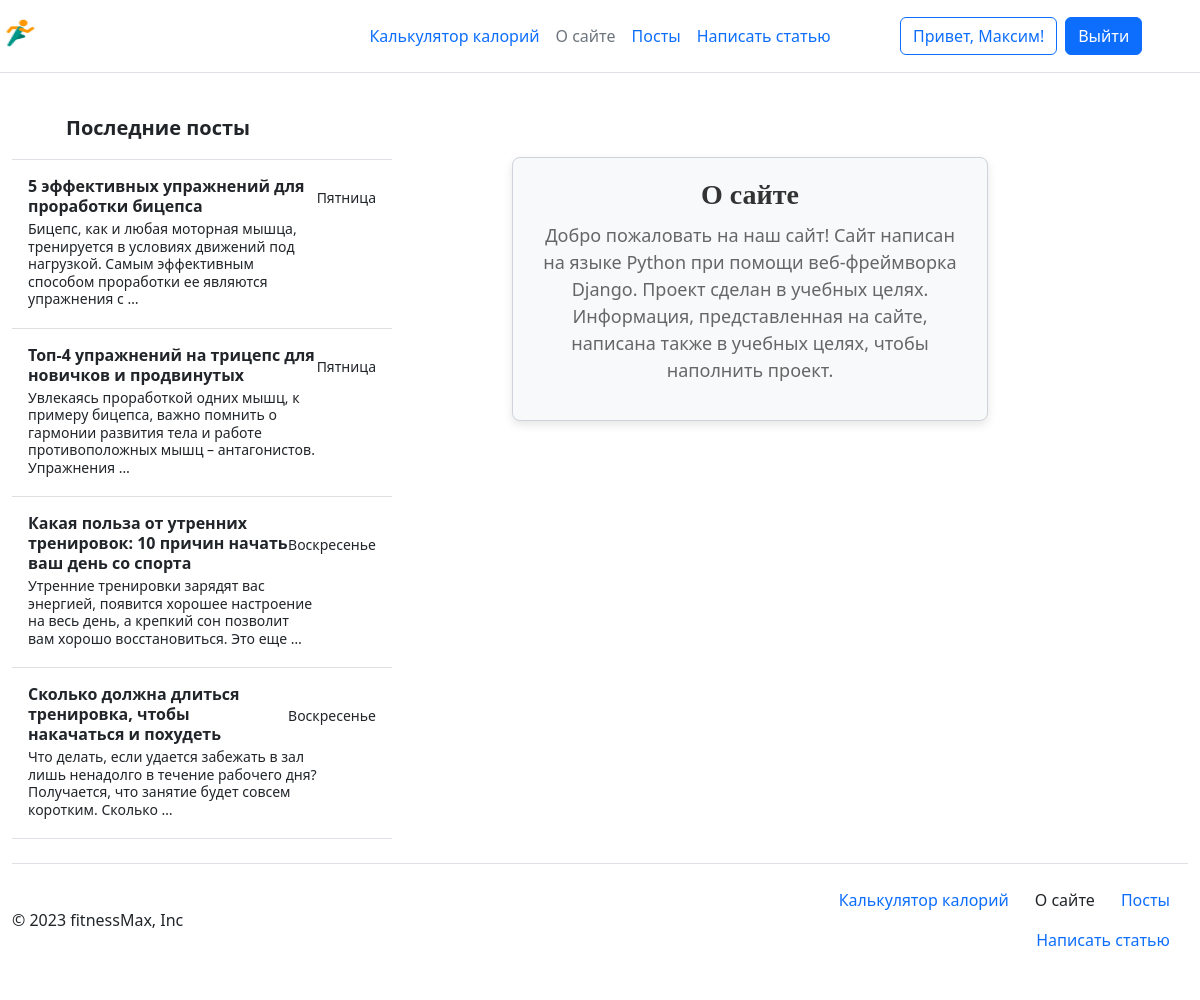
The app's page /about/ (signed in) with its own data.
### calorie_calculator/models.py (models this page shows)
class Menu(models.Model):
    name = models.CharField(max_length=255, blank=True, verbose_name='Название')
    description = models.TextField(verbose_name='Описание')
    slug = models.CharField(max_length=255, verbose_name='URL', unique=True, null=True, blank=True)
    view_name = models.CharField(max_length=255, verbose_name='Название view', null=True)
    title_for_page = models.CharField(max_length=255, verbose_name='Заголовок для страницы', blank=True, null=True)
    def get_absolute_url(self):
        if self.slug is None:
            return reverse('home')
        return reverse(viewname=f'{self.view_name}')
    def __str__(self):
        return self.name

### registration/models.py (models this page shows)
class CustomUser(AbstractUser):
    avatar = models.ImageField(upload_to='avatars/', blank=True, null=True)
    email = models.EmailField(unique=True)

### posts/models.py (models this page shows, shortened)
class Posts(models.Model):
    title = models.CharField(max_length=255, verbose_name='Заголовок')
    content = models.TextField(verbose_name='Текст поста')
    description = models.CharField(max_length=255, verbose_name='Краткое описание статьи')
    slug = models.SlugField(max_length=255, db_index=True, unique=True, verbose_name='URL')
    cat = models.ForeignKey('Category', on_delete=models.CASCADE, verbose_name='Категория', null=True)
    time_create = models.DateTimeField(auto_now_add=True, verbose_name='Время создания')
    photo = models.ImageField(upload_to='photos/%Y/%m/%d', verbose_name='Картинка', null=True)
    author = models.ForeignKey(AUTH_USER_MODEL, on_delete=models.CASCADE, verbose_name='Автор', blank=True, null=True)
    is_published = models.BooleanField(verbose_name='Публикация', default=False)
    class Meta:
        verbose_name = 'Посты'
        verbose_name_plural = 'Посты'
        ordering = ['-time_create', '-title']
    def get_absolute_url(self):
        return reverse('post', kwargs={'post_slug': self.slug})

### calorie_calculator/views.py (the view)
# urls.py: path('about/', about, name='about')
def about(request):
    global mixin
    context = mixin.get_user_context(title='О сайте')
    return render(request, 'calorie_calculator/about.html', context=context)

### utils.py (called while the page is built)
    def get_user_context(self, **kwargs):
        context = kwargs
        last_posts = Posts.objects.all().filter(is_published=True).order_by('-time_create')[:6]
        menu = Menu.objects.all()
        context['menu'] = menu
        context['last_posts'] = last_posts
        return context

### calorie_calculator/templates/calorie_calculator/about.html
{% extends 'common/base.html' %}
{% block content %}
<div class="about-section">
    <h2 class="about-title">О сайте</h2>
    <p class="about-text">
      Добро пожаловать на наш сайт! Сайт написан на языке Python при помощи веб-фреймворка Django. Проект сделан в учебных целях. Информация, представленная на сайте, написана также в учебных целях, чтобы наполнить проект.
    </p>
  </div>
{% endblock %}

### templates/common/base.html (shortened to what this page needs)
{% load static %}
<!DOCTYPE html>
<html lang="en">
<head>
    <link rel="stylesheet" href="https://cdn.jsdelivr.net/npm/bootstrap@5.2.3/dist/css/bootstrap.min.css">
    <link rel="stylesheet" href="{% static 'css/styles.css' %}">
    <link rel="stylesheet" href="{% static 'calorie_calculator/css/styles.css' %}">
    <link rel="stylesheet" href="{% static 'posts/css/style.css' %}">
    <link rel="stylesheet" href="{% static 'posts/css/addpage.css' %}">
    <link rel="stylesheet" href="{% static 'posts/css/paginator.css' %}">
    <link rel="stylesheet" href="{% static 'posts/css/comments.css' %}">
</head>
<body>
    {% block header %}
    <header class="d-flex flex-wrap align-items-center justify-content-center justify-content-md-between py-3 mb-4 border-bottom">
        <div class="col-md-3 mb-2 mb-md-0 dop_png">
          <a href="/" class="d-inline-flex link-body-emphasis text-decoration-none">
            <img src="{% static 'calorie_calculator/images/main.png' %}" width="40" height="32">
          </a>
        </div>
        <ul class="nav col-12 col-md-auto mb-2 justify-content-center mb-md-0 dop_header">
          {% for m in menu %}
          {% if m.slug == request.path|slice:'1:'|slice:'-1' or m.slug is None and request.path == '/' %}
          <li class="nav-link px-2 link-secondary">{{m}}</li>
          {% else %}
          <li><a href="{{m.get_absolute_url}}" class="nav-link px-2">{{m}}</a></li>
        {% endif %}
        {% endfor %}
        </ul>
        <div class="col-md-3 text-end dop_login">
          {% if request.user.is_authenticated %}
          <form action="{% url 'logout' %}">
            <div class="d-flex">
              <button type="button" class="btn btn-outline-primary me-2">Привет, {{request.user.first_name}}!</button>
              <button type="submit" class="btn btn-primary">Выйти</button>
            </div>
          </form>
          {% endif %}
        </div>
      </header>
    {% endblock %}
    <div class="container-fluid">
      <div class="row">
        <div class="col-md-3 sidebar dop_sidebar">
    {% block sidebar %}
    <div class="d-flex flex-column align-items-stretch flex-shrink-0 bg-body-tertiary" style="width: 380px;">
      <a href="{% url 'PostsHome' %}" class="d-flex align-items-center flex-shrink-0 p-3 link-body-emphasis text-decoration-none border-bottom">
        <svg class="bi pe-none me-2" width="30" height="24"><use xlink:href="#bootstrap"></use></svg>
        <span class="fs-5 fw-semibold">Последние посты</span>
      </a>
      <div class="list-group list-group-flush border-bottom scrollarea mini_tel">
      {% for p in last_posts %}
        {% if request.path_info|slice:'7:'|slice:'0:-1' == p.slug %}
        <a href="{{p.get_absolute_url}}" class="list-group-item list-group-item-action active py-3 lh-sm" aria-current="true">
          <div class="d-flex w-100 align-items-center justify-content-between">
            <strong class="mb-1">{{p.title}}</strong>
            <small>{{ p.time_create|date:'l' }}</small>
          </div>
          <div class="col-10 mb-1 small">{{p.description|truncatewords:20}}</div>
        </a>
        {% else %}
        <a href="{{p.get_absolute_url}}" class="list-group-item list-group-item-action py-3 lh-sm">
          <div class="d-flex w-100 align-items-center justify-content-between">
            <strong class="mb-1">{{p.title}}</strong>
            <small class="text-body-secondary">{{ p.time_create|date:'l' }}</small>
          </div>
          <div class="col-10 mb-1 small">{{p.description|truncatewords:20}}</div>
        </a>
        {% endif %}
        {% endfor %}
      </div>
    </div>
    {% endblock %}
  </div>
  <div class="col-md-9 content mobile">
    <div class="content content-text-center">
    {% block content %}
    {% endblock %}
        </div>
    </div>
  </div>
  </div>
  {% block footer %}
  <div class="container-fluid">
    <footer class="d-flex flex-wrap justify-content-between align-items-center py-3 my-4 border-top">
      <p class="col-md-4 mb-0 text-body-secondary">© 2023 fitnessMax, Inc</p>
      <a href="/" class="col-md-4 d-flex align-items-center justify-content-center mb-3 mb-md-0 me-md-auto link-body-emphasis text-decoration-none">
        <svg class="bi me-2" width="40" height="32"><use xlink:href="#bootstrap"></use></svg>
      </a>
      <ul class="nav col-md-4 justify-content-end">
        {% for m in menu %}
        {% if m.slug == request.path|slice:'1:'|slice:'-1' or m.slug is None and request.path == '/' %}
          <li class="nav-link px-2 text-body">{{m}}</li>
        {% else %}
          <li class="nav-item"><a href="{{m.get_absolute_url}}" class="nav-link px-2 text-body-secondary">{{m}}</a></li>
        {% endif %}
        {% endfor %}
      </ul>
    </footer>
  </div>
  {% endblock %}
</body>
</html>

### calorie_calculator/static/calorie_calculator/css/styles.css (style rules this page uses)
.content-text-center { margin: 10px 150px; text-align: center; padding: 50px; }
.about-section { text-align: center; padding: 20px; background-color: #f8f9fa; border: 1px solid #ced4da; border-radius: 8px; box-shadow: 0px 4px 10px rgba(0, 0, 0, 0.1); }
.about-title { font-size: 28px; font-weight: bold; color: #333; margin-bottom: 10px; }
.about-text { font-size: 18px; color: #666; }
html, body { height: 100%; }
body { display: flex; flex-direction: column; }
.container-fluid { flex: 1; }
footer { display: flex; align-items: center; justify-content: space-between; position: relative; bottom: 0; left: 0; width: 100%; }
footer ul.nav { display: flex; list-style: none; padding: 0; margin: 0; }
footer ul.nav li { margin-right: 10px; }

### records on screen
Menu: name "Калькулятор калорий"
Menu: name "О сайте"
Menu: name "Посты"
Menu: name "Написать статью"
CustomUser: user.first_name "Максим"
Posts: title "5 эффективных упражнений для проработки бицепса", time_create "Пятница", description "Бицепс, как и любая моторная мышца, тренируется в условиях движений под нагрузкой. Самым эффективным способом проработки ее являются упражнения с …"
Posts: title "Топ-4 упражнений на трицепс для новичков и продвинутых", time_create "Пятница", description "Увлекаясь проработкой одних мышц, к примеру бицепса, важно помнить о гармонии развития тела и работе противоположных мышц – антагонистов. Упражнения …"
Posts: title "Какая польза от утренних тренировок: 10 причин начать ваш день со спорта", time_create "Воскресенье", description "Утренние тренировки зарядят вас энергией, появится хорошее настроение на весь день, а крепкий сон позволит вам хорошо восстановиться. Это еще …"
Posts: title "Сколько должна длиться тренировка, чтобы накачаться и похудеть", time_create "Воскресенье", description "Что делать, если удается забежать в зал лишь ненадолго в течение рабочего дня? Получается, что занятие будет совсем коротким. Сколько …"
